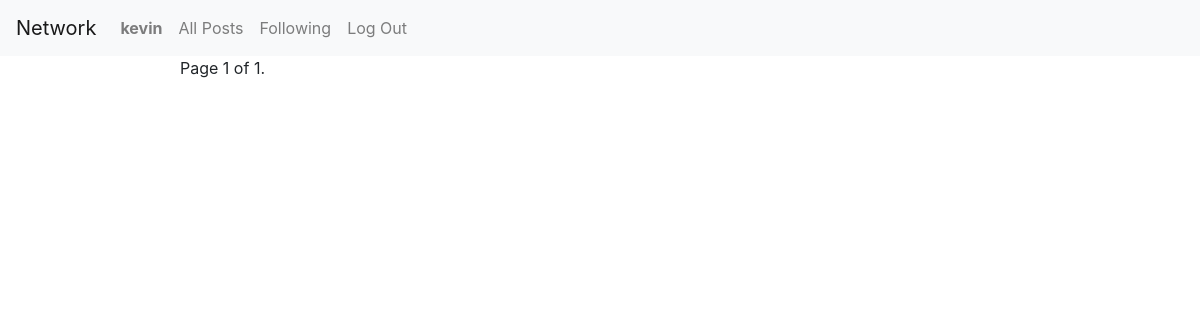
Page /following (signed in) on the earlier database version.
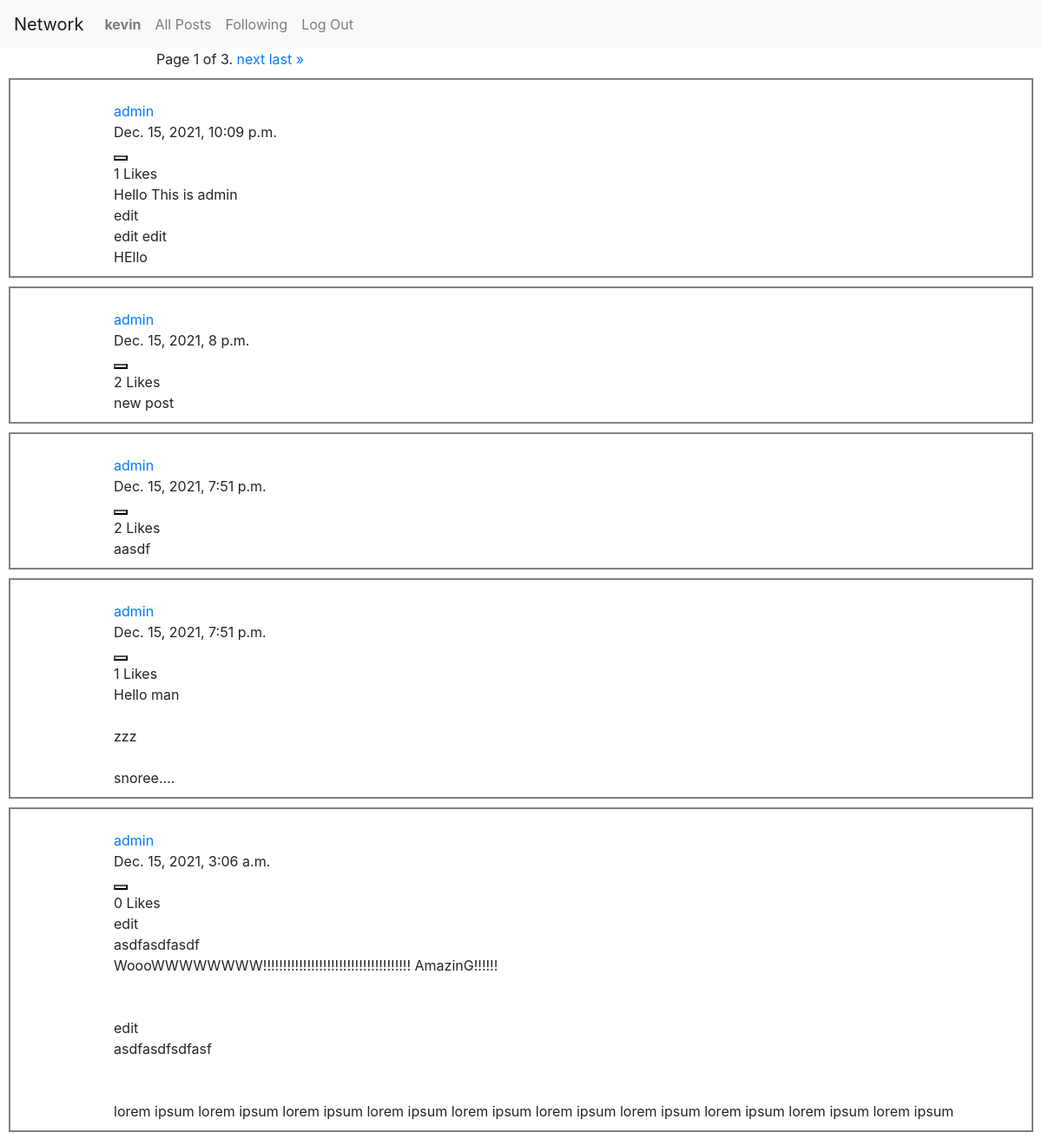
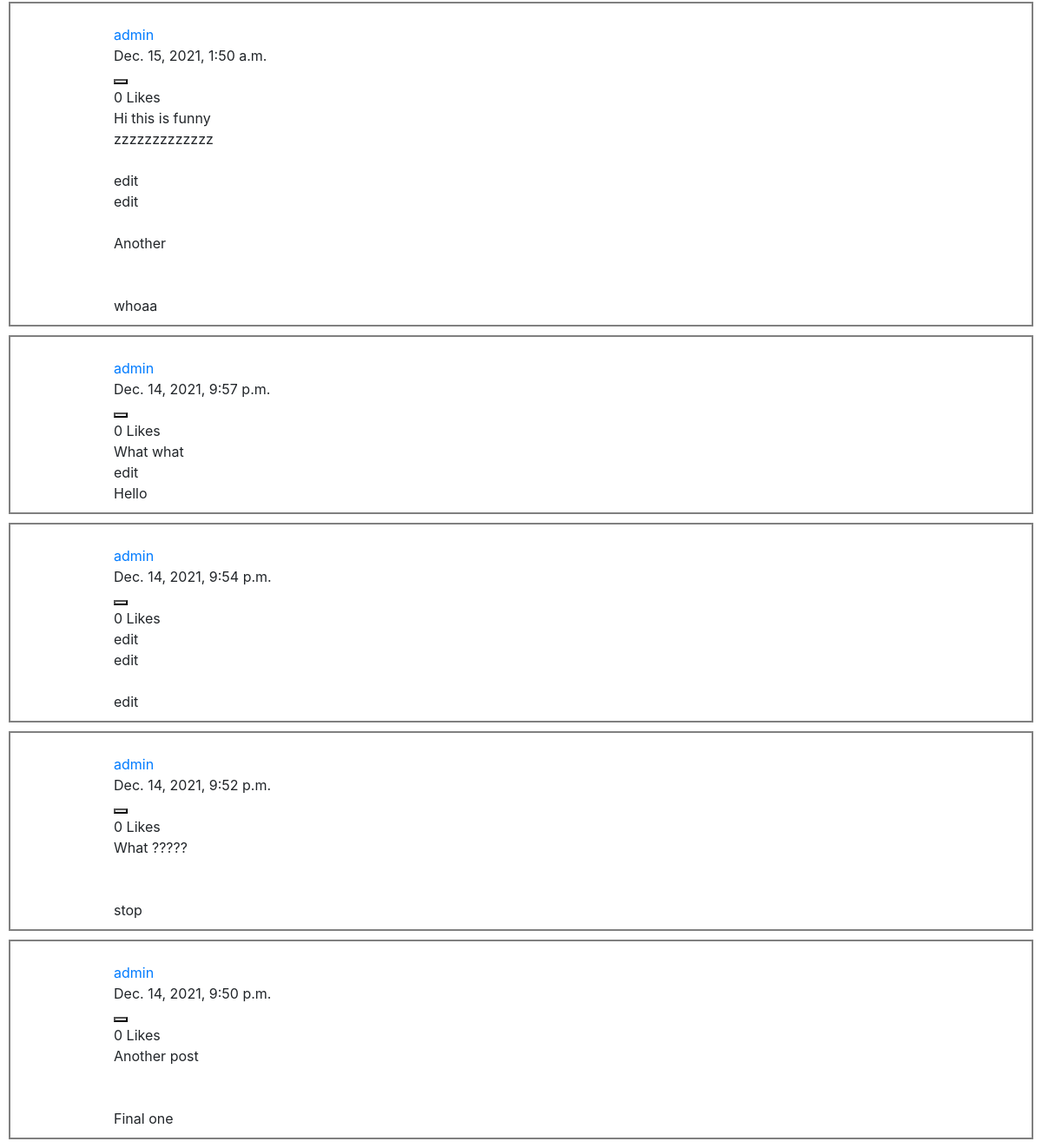
Same page on the later database version (2 pictures, top to bottom).
### network/models.py (models this page shows, shortened)
class Post(models.Model):
    datetime_created = models.DateTimeField( auto_now_add=True)
    user = models.ForeignKey(User, on_delete=models.CASCADE, related_name = "posts")
    text = models.TextField()

class User(AbstractUser):
    pass

### network/views.py (the view)
# urls.py: path('following', views.following, name = 'following'),
@login_required
def following(request):
    user = User.objects.get(pk = request.user.id )
    set_following = set()
    for follow in user.following.all():
        set_following.add (follow.follows_user)
    listPosts = Post.objects.filter(user__in = set_following )
    return render ( request, 'network/following.html', {'page_obj' :getPageObject(listPosts, request)})

### network/views.py (called while the page is built)
def getPageObject (listPosts, request ):
    orderedPosts = listPosts.order_by('-datetime_created')
    paginator = Paginator(orderedPosts, POSTS_PER_PAGE)
    pageNumber = request.GET.get('page') or 1
    pageObj = paginator.get_page(pageNumber)
    return pageObj

### network/templates/network/following.html
{% extends "network/layout.html" %}
{% block body %}
{% include "network/posts.html" %}
{% endblock %}

### network/templates/network/posts.html (shortened to what this page needs)
    <div class="pagination">
        <span class="step-links">
            <span class="current">
                Page {{ page_obj.number }} of {{ page_obj.paginator.num_pages }}.
            </span>
            {% if page_obj.has_next %}
                <a href="?page={{ page_obj.next_page_number }}">next</a>
                <a href="?page={{ page_obj.paginator.num_pages }}">last &raquo;</a>
            {% endif %}
        </span>
    </div>
    <div id = "posts">
    {% for post in page_obj %}
        <div id = {{post.id}} class = "post">
            <div class = "post-header">
                <a href = "{% url 'profile' post.user.id %}" > {{post.user.username}} </a>
                {{ post.datetime_created }}
                {% if user.is_authenticated %} {% csrf_token %} <button class = "like-button"></button> {% endif %}
                <span class = "post-likes">{{post.likes.count}}</span> Likes
            </div>
            <span class = "post-text"> {{post.text}}     </span>
        </div>
    {% endfor %}
    </div>

Differences in the rows shown:
added Post: user.username "admin", datetime_created "Dec. 15, 2021, 10:09 p.m.", likes.count "1", text "Hello This is admin edit edit edit HEllo"
added Post: user.username "admin", datetime_created "Dec. 15, 2021, 8 p.m.", likes.count "2", text "new post"
added Post: user.username "admin", datetime_created "Dec. 15, 2021, 7:51 p.m.", likes.count "2", text "aasdf"
added Post: user.username "admin", datetime_created "Dec. 15, 2021, 7:51 p.m.", likes.count "1", text "Hello man zzz snoree...."
added Post: user.username "admin", datetime_created "Dec. 15, 2021, 3:06 a.m.", likes.count "0", text "edit asdfasdfasdf WoooWWWWWWWW!!!!!!!!!!!!!!!!!!!!!!!!!!!!!!!!!!!!! AmazinG!!!!!! edit asdfasdfsdfasf lorem ipsum lorem ipsum lorem ipsum lorem ipsum lorem ipsum lorem ipsum lorem ipsum lorem ipsum lorem ipsum lorem ipsum"
added Post: user.username "admin", datetime_created "Dec. 15, 2021, 1:50 a.m.", likes.count "0", text "Hi this is funny zzzzzzzzzzzzz edit edit Another whoaa"
added Post: user.username "admin", datetime_created "Dec. 14, 2021, 9:57 p.m.", likes.count "0", text "What what edit Hello"
added Post: user.username "admin", datetime_created "Dec. 14, 2021, 9:54 p.m.", likes.count "0", text "edit edit edit"
added Post: user.username "admin", datetime_created "Dec. 14, 2021, 9:52 p.m.", likes.count "0", text "What ????? stop"
added Post: user.username "admin", datetime_created "Dec. 14, 2021, 9:50 p.m.", likes.count "0", text "Another post Final one"
Other differences:
{{ page_obj.paginator.num_pages }}: "1" → "3"
text now shown: "next last »"
